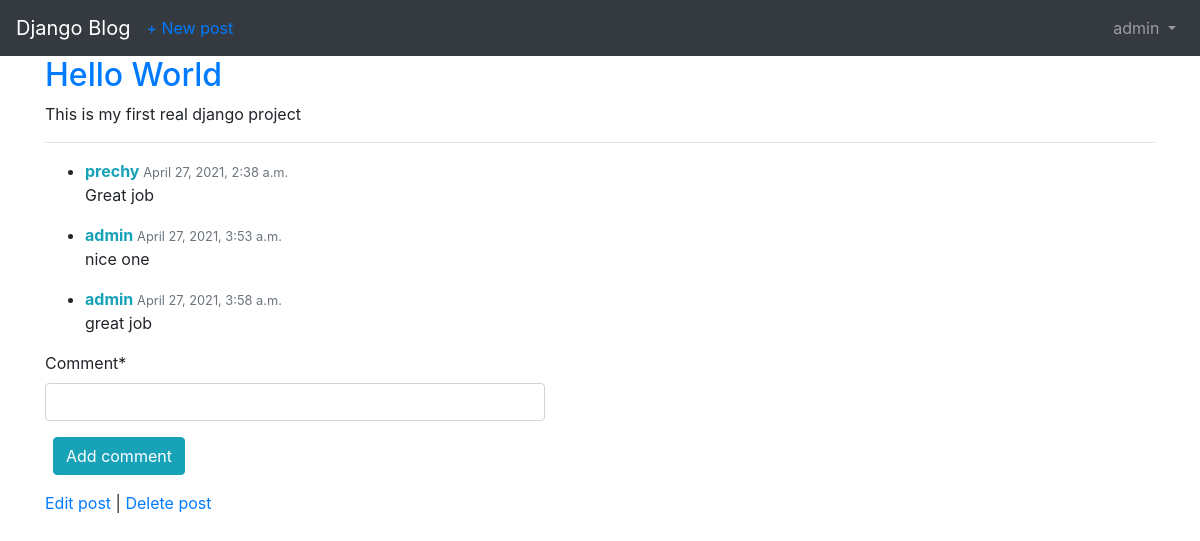
The app's page /post/1/ (signed in) with its own data.
### blog/models.py (models this page shows, shortened)
class Post(models.Model):
    title = models.CharField(max_length=200)
    author = models.ForeignKey(get_user_model(), on_delete=models.CASCADE,)
    body = models.TextField()

class Comment(models.Model):
    post = models.ForeignKey(
        Post,
        on_delete=models.CASCADE,
        related_name='comments'
        )
    comment = models.CharField(max_length=140)
    author = models.ForeignKey(get_user_model(), on_delete=models.CASCADE,)
    created = models.DateTimeField(auto_now_add=True)

### blog/views.py (the view, shortened to what this page needs)
# urls.py: path('post/<int:pk>/', BlogDetailView.as_view(), name='post_detail'),
class BlogDetailView(LoginRequiredMixin, DetailView):
    model = Post
    template_name = 'post_detail.html'
    def get_context_data(self, **kwargs):
        data = super().get_context_data(**kwargs)
        comments_connected = Comment.objects.filter(post=self.get_object())
        data['comments'] = comments_connected
        if self.request.user.is_authenticated:
            data['comment_form'] = CommentForm(instance=self.request.user)
        return data

### blog/forms.py
class CommentForm(forms.ModelForm):
    class Meta:
        model = Comment
        fields = ['comment']

### templates/post_detail.html (shortened to what this page needs)
{% extends 'base.html' %}
{% load crispy_forms_tags %}
{% block content %}
    <div class="post-entry">
        <h2><a href="">{{ object.title }}</a></h2>
        <p>{{ object.body }}</p>
    </div>
    <hr>
    <div id="comments_section">
    {% if comments %}
    <ul>
        {% for comment in comments %}
        <li>
            <div>
                <span>
                    <strong class="text-info">{{ comment.author }} </strong>
                    <small class="text-muted">{{ comment.created }}</small>
                </span>
                <p>
                    {{ comment.comment|safe }}
                </p>
            </div>
        </li>
        {% endfor %}
    </ul>
    {% else %}
        <strong class="text-secondary">No comments yet...</strong>
    {% endif %}
    {% if user.is_authenticated %}
    <form method="POST" style='max-width: 500px'>
        <div class="form-group">
            {{ comment_form|crispy }}
            <button class="btn btn-info ml-2" type="submit">Add comment</button>
        </div>
    </form>
    {% else %}
        <a class="btn btn-outline-info" href="{% url 'login' %}?next={{request.path}}">Log in to add a comment!</a><br>
    {% endif %}
    </div>
    <p>
        <a href="{% url 'post_edit' post.pk %}">Edit post</a> |
        <a href="{% url 'post_delete' post.pk %}">Delete post</a>
    </p>
{% endblock content %}

### templates/base.html (shortened to what this page needs)
{% load static %}
<!DOCTYPE html>
<html lang="en">
<head>
    <link rel="stylesheet" href="https://stackpath.bootstrapcdn.com/bootstrap/4.3.1/css/bootstrap.min.css">
</head>
<body>
    <nav class="navbar navbar-expand-lg navbar-dark bg-dark">
        <a class="navbar-brand" href="{% url 'home' %}">Django Blog</a>
        {% if user.is_authenticated %}
            <ul class="navbar-nav mr-auto">
                <li class="navbar-item">
                    <a href="{% url 'post_new' %}">+ New post</a>
                </li>
            </ul>
        {% endif %}
        <div class="collapse navbar-collapse" id="navbarSupportedContent">
            {% if user.is_authenticated %}
                <ul class="navbar-nav ml-auto">
                    <li class="nav-item">
                        <a class="nav-link dropdown-toggle" href="#" id="navbarDropdown" role="button" data-toggle="dropdown" aria-haspopup="true" aria-expanded="false">
                            {{ user.username }}
                        </a>
                    </li>
                </ul>
            {% else %}
                <form class="form-inline ml-auto">
                    <a href="{% url 'login' %}" class="btn btn-outline-secondary">Log In</a>
                    <a href="{% url 'signup' %}" class="btn btn-primary ml-2">Sign Up</a>
                </form>
            {% endif %}
        </div>
    </nav>
    <main>
        <div class="container">
            {% block content %}
            {% endblock content %}
        </div>
    </main>
</body>
</html>

### records on screen
Post: title "Hello World", body "This is my first real django project"
Comment: author "prechy", created "April 27, 2021, 2:38 a.m.", comment "Great job"
Comment: author "admin", created "April 27, 2021, 3:53 a.m.", comment "nice one"
Comment: author "admin", created "April 27, 2021, 3:58 a.m.", comment "great job"

### other values on screen
{{ user.username }} "admin"
